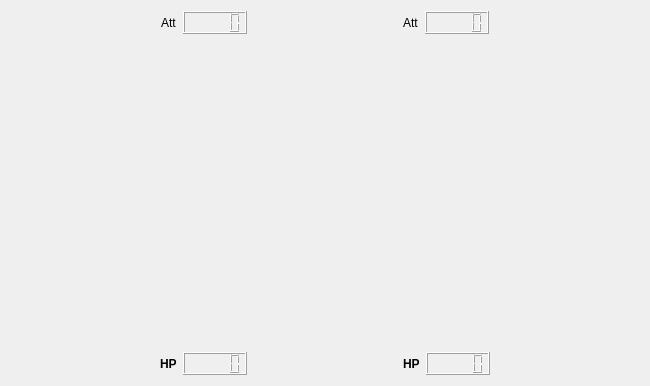
<?xml version="1.0" encoding="UTF-8"?>
<ui version="4.0">
 <class>Widget</class>
 <widget class="QWidget" name="Widget">
  <property name="geometry">
   <rect>
    <x>0</x>
    <y>0</y>
    <width>650</width>
    <height>386</height>
   </rect>
  </property>
  <property name="windowTitle">
   <string>Widget</string>
  </property>
  <layout class="QHBoxLayout" name="horizontalLayout_4">
   <item>
    <layout class="QVBoxLayout" name="verticalLayout">
     <item>
      <layout class="QHBoxLayout" name="horizontalLayout">
       <item>
        <spacer name="horizontalSpacer">
         <property name="orientation">
          <enum>Qt::Horizontal</enum>
         </property>
         <property name="sizeHint" stdset="0">
          <size>
           <width>40</width>
           <height>20</height>
          </size>
         </property>
        </spacer>
       </item>
       <item>
        <widget class="QLabel" name="label">
         <property name="text">
          <string>Att</string>
         </property>
        </widget>
       </item>
       <item>
        <widget class="QLCDNumber" name="lcdNumber_3"/>
       </item>
       <item>
        <spacer name="horizontalSpacer_3">
         <property name="orientation">
          <enum>Qt::Horizontal</enum>
         </property>
         <property name="sizeHint" stdset="0">
          <size>
           <width>40</width>
           <height>20</height>
          </size>
         </property>
        </spacer>
       </item>
       <item>
        <widget class="QLabel" name="label_2">
         <property name="text">
          <string>Att</string>
         </property>
        </widget>
       </item>
       <item>
        <widget class="QLCDNumber" name="lcdNumber_4"/>
       </item>
       <item>
        <spacer name="horizontalSpacer_2">
         <property name="orientation">
          <enum>Qt::Horizontal</enum>
         </property>
         <property name="sizeHint" stdset="0">
          <size>
           <width>40</width>
           <height>20</height>
          </size>
         </property>
        </spacer>
       </item>
      </layout>
     </item>
     <item>
      <spacer name="verticalSpacer">
       <property name="orientation">
        <enum>Qt::Vertical</enum>
       </property>
       <property name="sizeHint" stdset="0">
        <size>
         <width>20</width>
         <height>40</height>
        </size>
       </property>
      </spacer>
     </item>
     <item>
      <layout class="QHBoxLayout" name="horizontalLayout_2">
       <item>
        <spacer name="horizontalSpacer_4">
         <property name="orientation">
          <enum>Qt::Horizontal</enum>
         </property>
         <property name="sizeHint" stdset="0">
          <size>
           <width>40</width>
           <height>20</height>
          </size>
         </property>
        </spacer>
       </item>
       <item>
        <widget class="QLabel" name="label_3">
         <property name="font">
          <font>
           <weight>75</weight>
           <bold>true</bold>
          </font>
         </property>
         <property name="cursor">
          <cursorShape>ArrowCursor</cursorShape>
         </property>
         <property name="text">
          <string>HP</string>
         </property>
        </widget>
       </item>
       <item>
        <widget class="QLCDNumber" name="lcdNumber"/>
       </item>
       <item>
        <spacer name="horizontalSpacer_5">
         <property name="orientation">
          <enum>Qt::Horizontal</enum>
         </property>
         <property name="sizeHint" stdset="0">
          <size>
           <width>40</width>
           <height>20</height>
          </size>
         </property>
        </spacer>
       </item>
       <item>
        <widget class="QLabel" name="label_4">
         <property name="font">
          <font>
           <weight>75</weight>
           <bold>true</bold>
          </font>
         </property>
         <property name="text">
          <string>HP</string>
         </property>
        </widget>
       </item>
       <item>
        <widget class="QLCDNumber" name="lcdNumber_2"/>
       </item>
       <item>
        <spacer name="horizontalSpacer_6">
         <property name="orientation">
          <enum>Qt::Horizontal</enum>
         </property>
         <property name="sizeHint" stdset="0">
          <size>
           <width>40</width>
           <height>20</height>
          </size>
         </property>
        </spacer>
       </item>
      </layout>
     </item>
    </layout>
   </item>
  </layout>
 </widget>
 <layoutdefault spacing="6" margin="11"/>
 <resources/>
 <connections/>
</ui>
